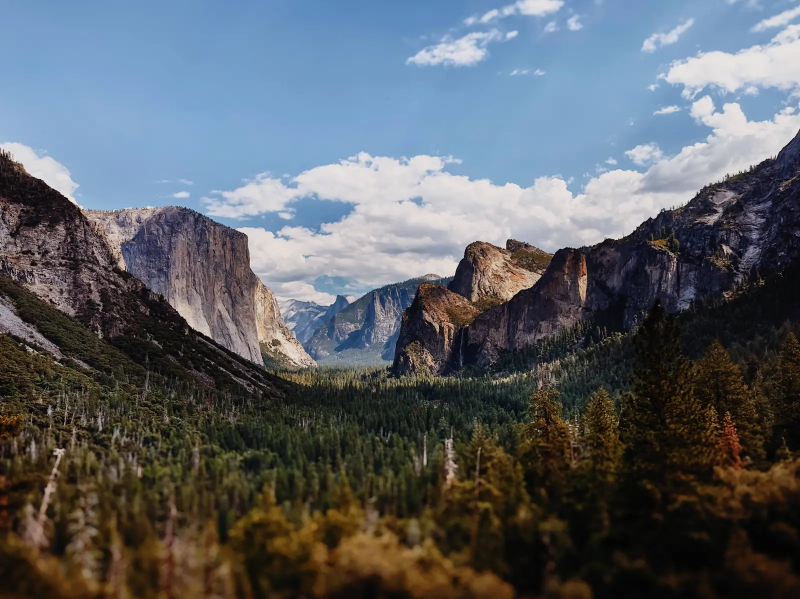
#> input picture image-1600.webp, 1600 x 1198 px (shown at 1/2 size); the run also reads 1 picture not shown here
$ python make_og_image.py
#> lines starting #> are read from the running program, lines starting #| are printed output that depends on the picture; after the words box and inside, x2 and y2 are one past the last pixel; in counts of white or black regions, pixels touching at a corner belong together
#!/usr/bin/env python3
"""Build the 1200x630 social share card (og-image.jpg) from the site's own assets.

Run: python scripts/make_og_image.py   (requires Pillow)
"""
from pathlib import Path

from PIL import Image, ImageDraw, ImageFilter, ImageFont

ROOT = Path(__file__).resolve().parents[1]
W, H = 1200, 630
FONT_DIR = Path("C:/Windows/Fonts")


def font(name: str, size: int) -> ImageFont.FreeTypeFont:
    for candidate in (FONT_DIR / name, Path("/usr/share/fonts/truetype/dejavu/DejaVuSans-Bold.ttf")):
        if candidate.exists():
            return ImageFont.truetype(str(candidate), size)
    return ImageFont.load_default(size)


def main() -> None:
    bg = Image.open(ROOT / "image-1600.webp").convert("RGB")
#> bg is the input picture: PIL image 1600x1198 RGB; mean R, G, B 90.9, 95.9, 101.7
    scale = max(W / bg.width, H / bg.height)
#> scale = 0.75
    bg = bg.resize((round(bg.width * scale), round(bg.height * scale)), Image.LANCZOS)
#> bg: PIL image 1200x898 RGB
    left, top = (bg.width - W) // 2, (bg.height - H) // 2
#> left = 0; top = 134
    bg = bg.crop((left, top, left + W, top + H)).filter(ImageFilter.GaussianBlur(2))
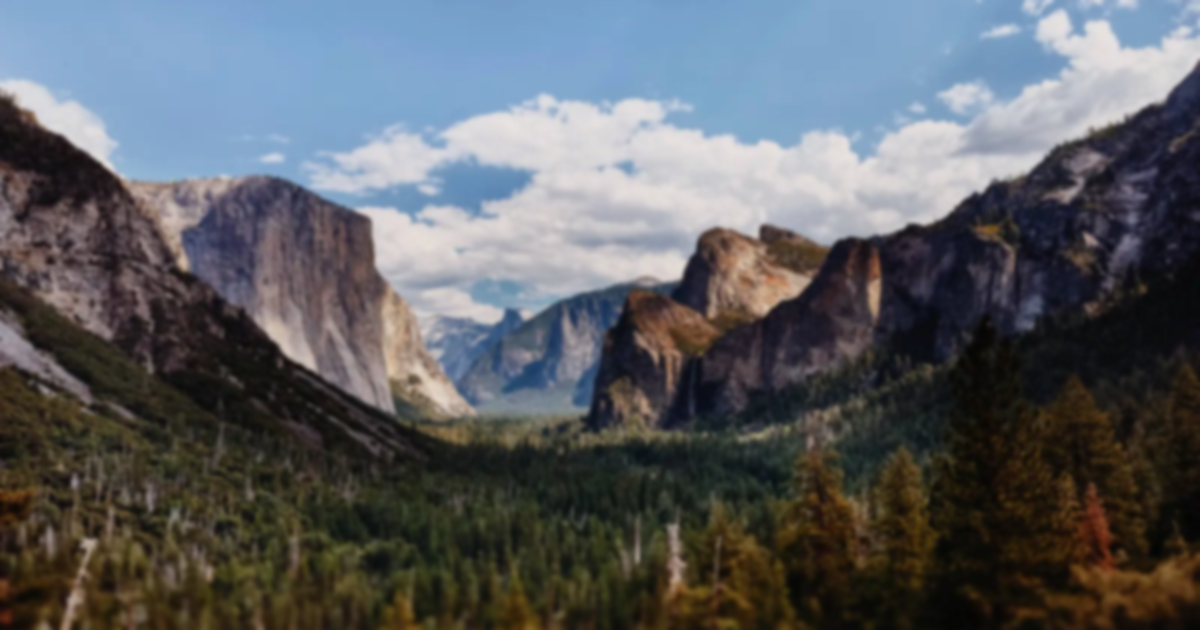
#> bg: PIL image 1200x630 RGB; mean R, G, B 91.4, 94.3, 98.6

    shade = Image.new("RGB", (W, H), (4, 8, 20))
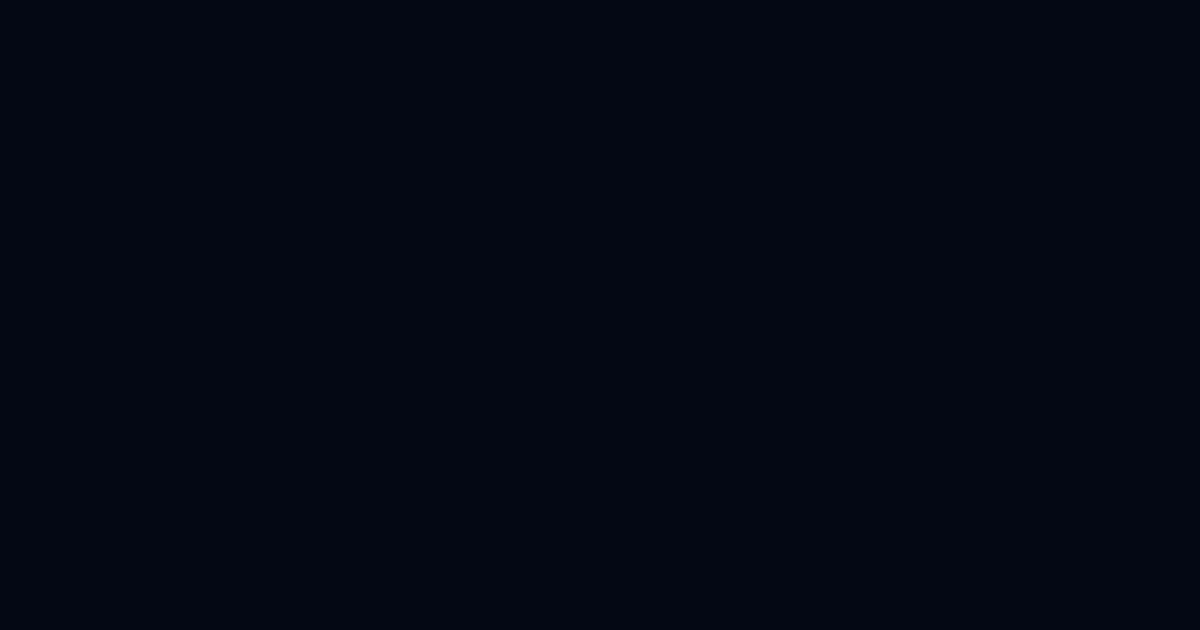
#> shade: PIL image 1200x630 RGB; mean R, G, B 4, 8, 20
    card = Image.blend(bg, shade, 0.78)
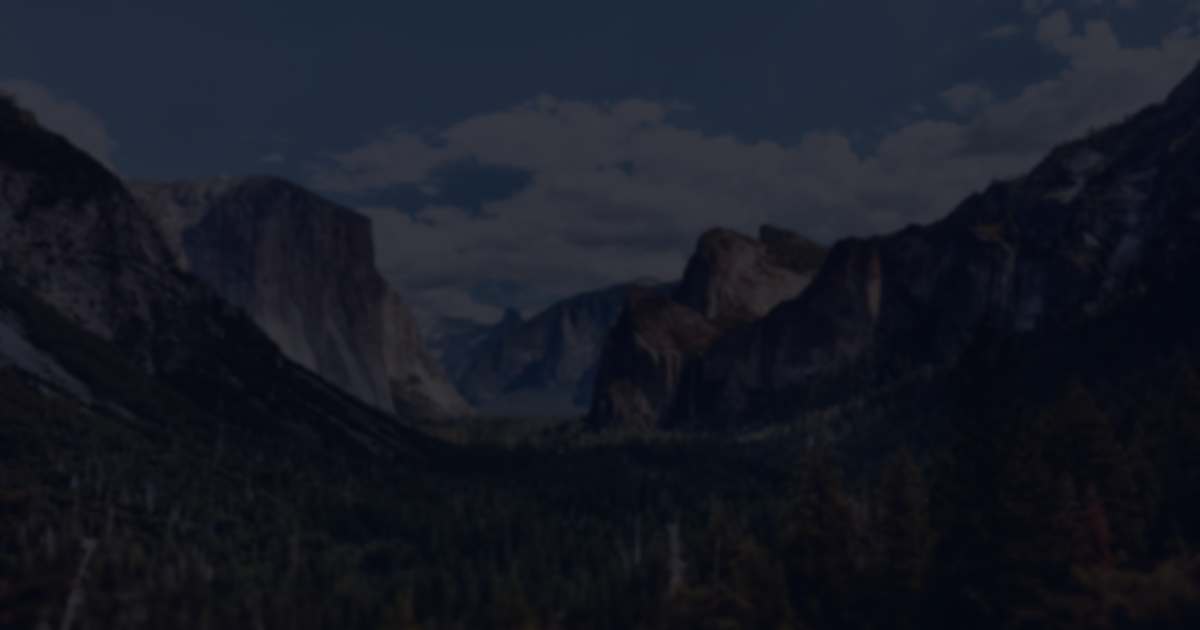
#> card: PIL image 1200x630 RGB; mean R, G, B 22.7, 26.5, 36.8
    glow = Image.new("L", (W, H), 0)
#> glow: PIL image 1200x630 L; every value is 0
    ImageDraw.Draw(glow).ellipse((-200, -260, 700, 520), fill=120)
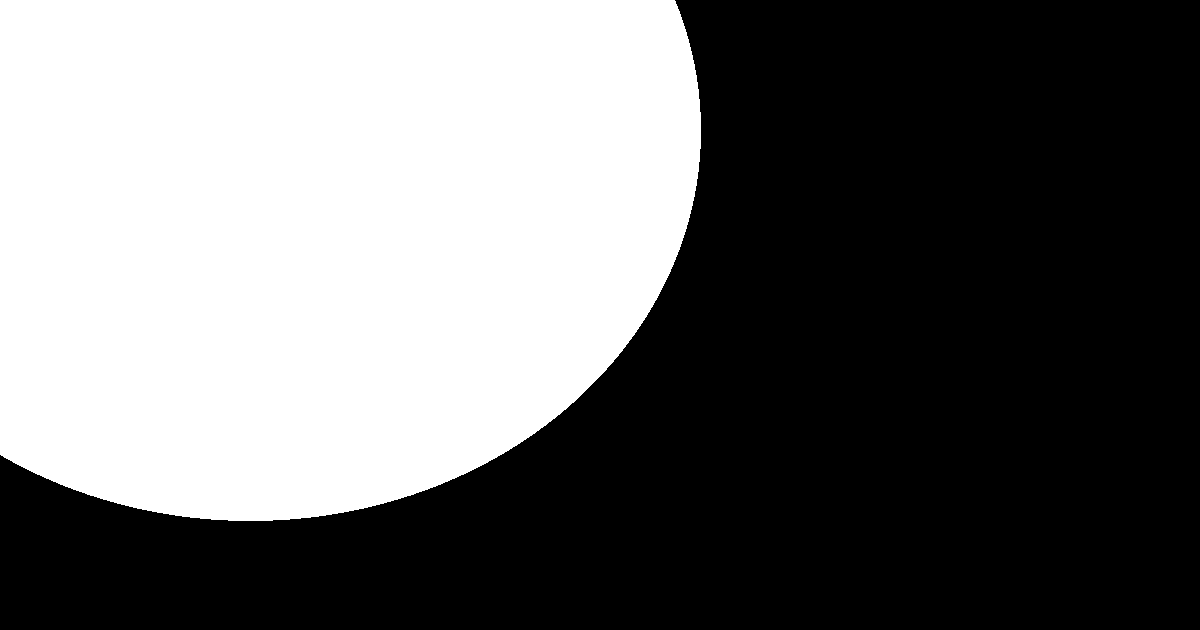
#> glow: PIL image 1200x630 L; values 0 (black) and 120 (white), 42.5% white; 1 white region, box (x1, y1, x2, y2) and area: (0, 0, 701, 521) 321007
    glow = glow.filter(ImageFilter.GaussianBlur(120))
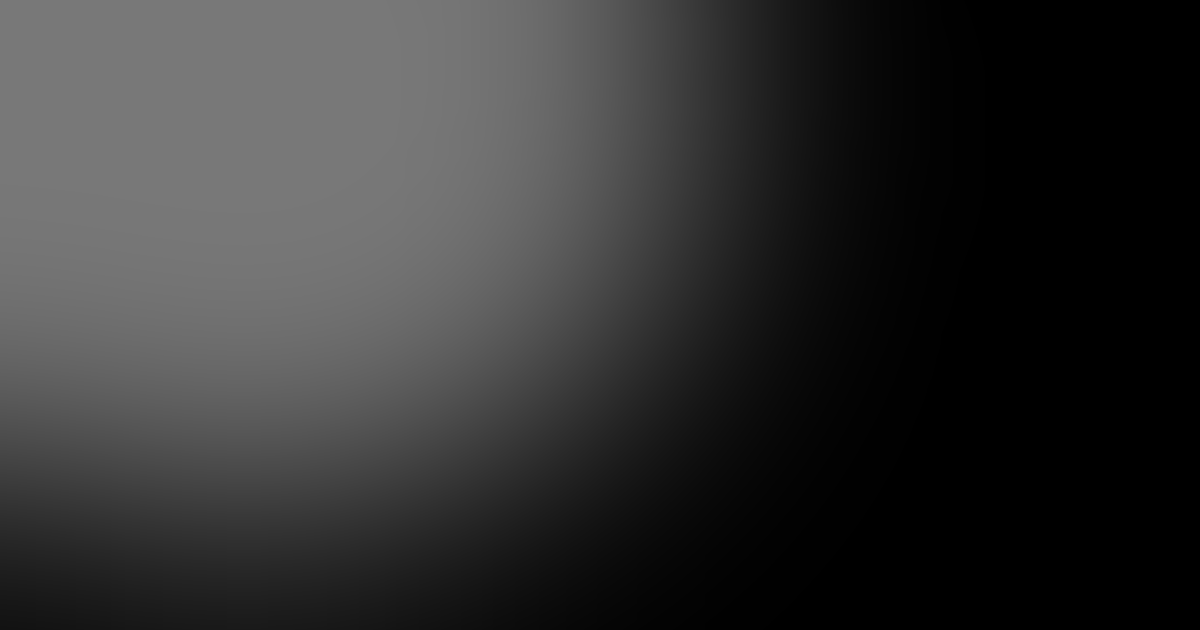
#> glow: PIL image 1200x630 L; min 0, max 120, mean 50.2
    card = Image.composite(Image.new("RGB", (W, H), (0, 90, 200)), card, glow)
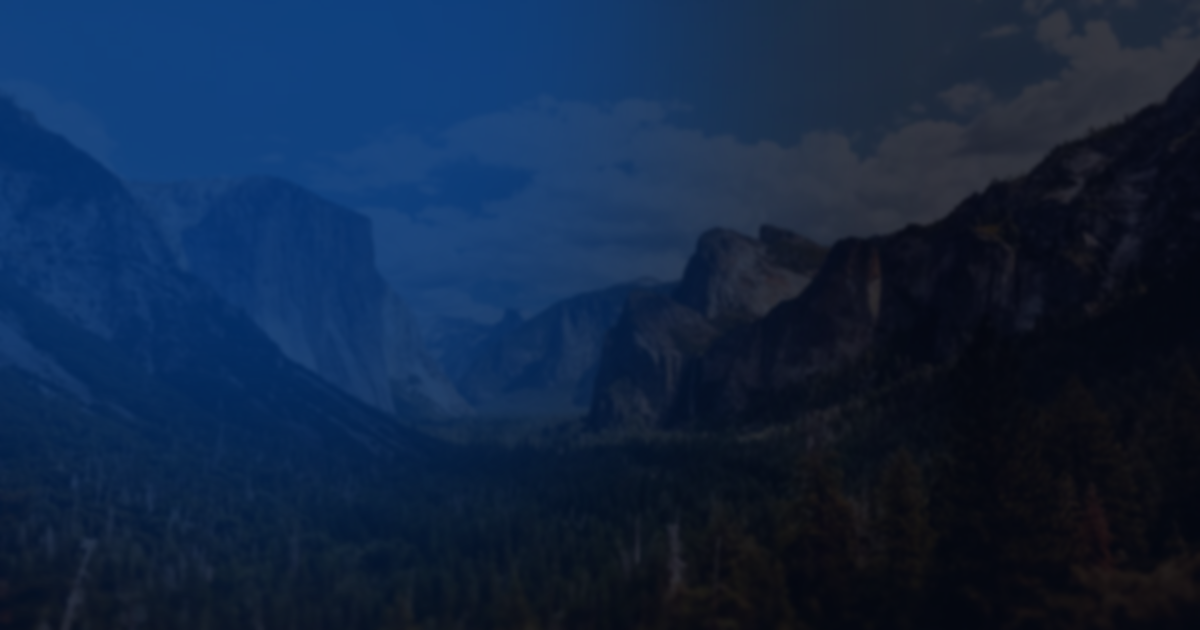
#> card: PIL image 1200x630 RGB; mean R, G, B 17.3, 37.9, 67.4

#> (the run stopped early here; a loop or call above may not have finished)
